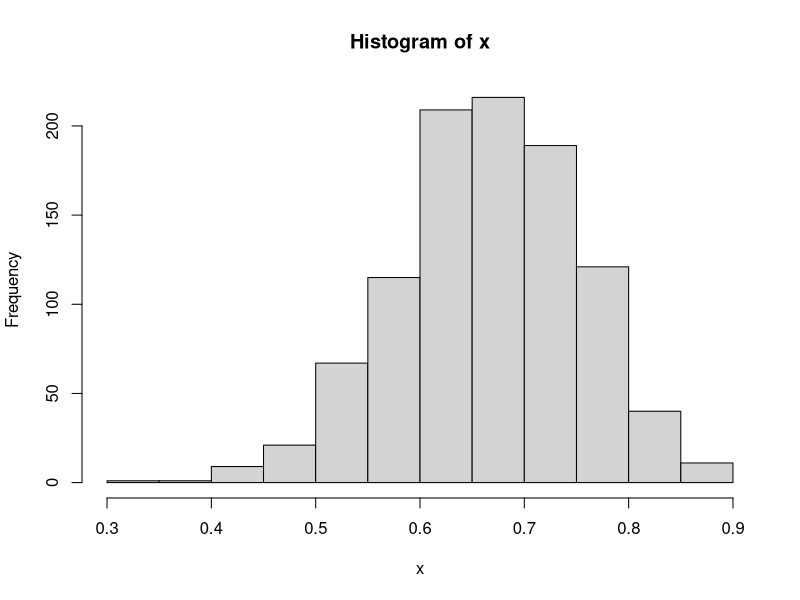

Reproduce this figure in R. (Note: this script raises an error after producing the figure.)
# shape1 is successes
# shape 2 is failures

a=20
b=10

x<- rbeta(n=1000, shape1=a, shape2=b)
hist(x)
mean(x)
var(x)
a/(a+b)
estBetaParams <- function(mu, var) {
  alpha <- ((1 - mu) / var - 1 / mu) * mu ^ 2
  beta <- alpha * (1 / mu - 1)
  return(params = list(alpha = alpha, beta = beta))
}


estBetaParams(mean(x),var(x))
mu<- 0.66
var_mu<- 0.007
a <- ((1 - mu) / var_mu - 1 / mu) * mu ^ 2
b <- alpha * (1 / mu - 1)
x<- rbeta(n=1, shape1=a, shape2=b)



x<-c(0:10)
out<-dbinom(x,10,0.5)
plot(x,out);abline(v=5)